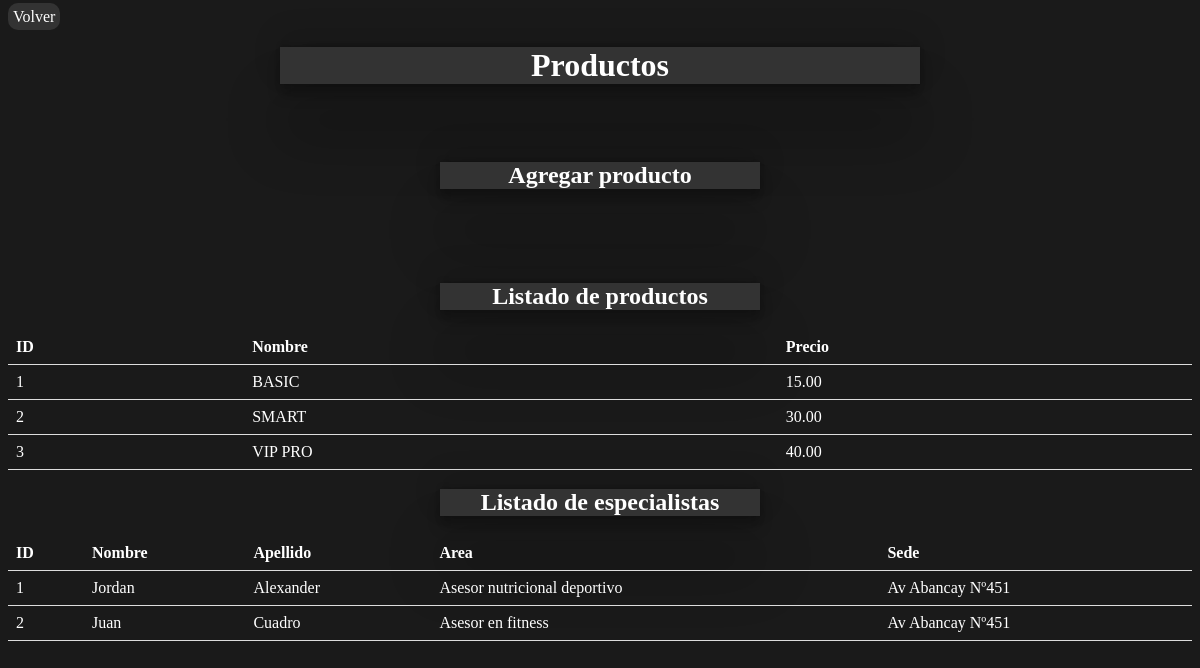
/paginas/administrador-servicios.php (signed in), run on the app's committed database.
### tables this page shows
CREATE TABLE `plan` (
  `idPlan` int(11) NOT NULL,
  `nombre` varchar(50) NOT NULL,
  `precio` decimal(10,2) NOT NULL,
  `idBeneficio` int(11) NOT NULL
);

CREATE TABLE `especialista` (
  `idEspecialista` int(11) NOT NULL,
  `nombre` varchar(50) NOT NULL,
  `apellido` varchar(50) NOT NULL,
  `idArea` int(11) NOT NULL,
  `idSede` int(11) NOT NULL
);

CREATE TABLE `area` (
  `idArea` int(11) NOT NULL,
  `nombre` varchar(255) NOT NULL,
  `descripcion` varchar(255) NOT NULL,
  `imagen` varchar(255) NOT NULL
);

CREATE TABLE `sede` (
  `idSede` int(11) NOT NULL,
  `nombre` varchar(255) NOT NULL,
  `idDireccion` int(11) NOT NULL,
  `telefono` varchar(9) NOT NULL,
  `mapa` varchar(400) NOT NULL
);

### paginas/administrador-servicios.php (the view, shortened to what this page needs)
<?php
    require_once("../conexion/conexion.php");
    function obtenerPlan() {
        global $conn;
        $sql = "SELECT idPlan, nombre, precio, idBeneficio FROM plan";
        $result = $conn->query($sql);
        if ($result->num_rows > 0) {
            $planes = array();
        while ($row = $result->fetch_assoc()) {
            $planes[] = $row;
        }
            return $planes;
        } else {
            return array();
        }
    }
    $planes = obtenerPlan();
    function obtenerEspecialista() {
        global $conn;
        $sql = "SELECT especialista.idEspecialista, especialista.nombre AS nombreEspecialista, especialista.apellido, especialista.idArea, sede.nombre AS nombreSede, area.idArea, area.nombre AS nombreArea
        FROM especialista
        LEFT JOIN area ON especialista.idArea = area.idArea
        LEFT JOIN sede ON especialista.idSede = sede.idSede;";
        $result = $conn->query($sql);
        if ($result->num_rows > 0) {
            $especialistas = array();
        while ($row = $result->fetch_assoc()) {
            $especialistas[] = $row;
        }
            return $especialistas;
        } else {
            return array();
        }
    }
    $especialistas = obtenerEspecialista();
?>
<!DOCTYPE html>
<html>
<head>
 <link rel="stylesheet" type="text/css"
href="../css/style-administrador-productos.css">
</head>
<body>
    <a class="volver" href="administrador-indice.php">Volver</a>
    <div>
        <h1 class="a1">Productos</h1>
    </div>
    <br>
    <br>
    <div class="a2">
    <h2>Agregar producto</h2>
    </div>
<br><br><br>
    <div class="a2">
    <h2 >Listado de productos</h2>
    </div>
    <table>
    <tr>
        <th>ID</th>
        <th>Nombre</th>
        <th>Precio</th>
    </tr>
    <?php foreach ($planes as $fila) { ?>
    <tr>
        <td><?php echo $fila['idPlan']; ?></td>
        <td><?php echo $fila['nombre']; ?></td>
        <td><?php echo $fila['precio']; ?></td>
    </tr>
    <?php } ?>
    </table>
    <div class="a2">
    <h2 >Listado de especialistas</h2>
    </div>
    <table>
    <tr>
        <th>ID</th>
        <th>Nombre</th>
        <th>Apellido</th>
        <th>Area</th>
        <th>Sede</th>
    </tr>
    <?php foreach ($especialistas as $fila) { ?>
    <tr>
        <td><?php echo $fila['idEspecialista']; ?></td>
        <td><?php echo $fila['nombreEspecialista']; ?></td>
        <td><?php echo $fila['apellido']; ?></td>
        <td><?php echo $fila['nombreArea']; ?></td>
        <td><?php echo $fila['nombreSede']; ?></td>
    </tr>
    <?php } ?>
    </table>
</body>
</html>

### css/style-administrador-productos.css (style rules this page uses)
body { background-color:#1a1a1a; }
table { width: 100%; border-collapse: collapse; }
h1 { color: #fff; text-align: center; background-color: #333; }
h2 { color: #fff; text-align: center; background-color: #333; }
.a2, .a1 { margin-left: auto; margin-right: auto; width: 20em; box-shadow: rgba(0, 0, 0, 0.25) 0px 54px 55px, rgba(0, 0, 0, 0.12) 0px -12px 30px, rgba(0, 0, 0, 0.12) 0px 4px 6px, rgba(0, 0, 0, 0.17) 0px 12px 13px, rgba(0, 0, 0, 0.09) 0px -3px 5px; }
th, td { padding: 8px; text-align: left; border-bottom: 1px solid #ddd; color: #fff; }
.volver { text-decoration: none; padding: 5px; background-color: #333; color: #fff; border-radius: 10px; }

### data on the page
plan: idPlan "1", nombre "BASIC", precio "15.00"
plan: idPlan "2", nombre "SMART", precio "30.00"
plan: idPlan "3", nombre "VIP PRO", precio "40.00"
especialista: idEspecialista "1", nombre "Jordan", apellido "Alexander", idArea.nombre "Asesor nutricional deportivo", idSede.nombre "Av Abancay Nº451"
especialista: idEspecialista "2", nombre "Juan", apellido "Cuadro", idArea.nombre "Asesor en fitness", idSede.nombre "Av Abancay Nº451"
